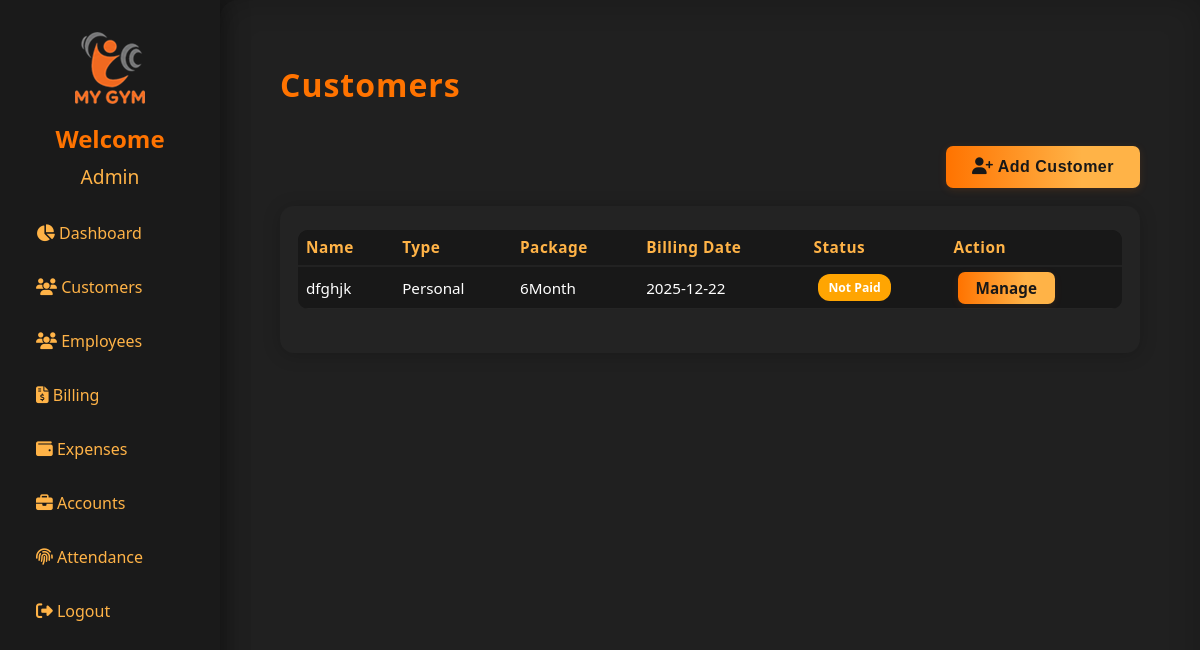
Page /customers (signed in) on the earlier database version.
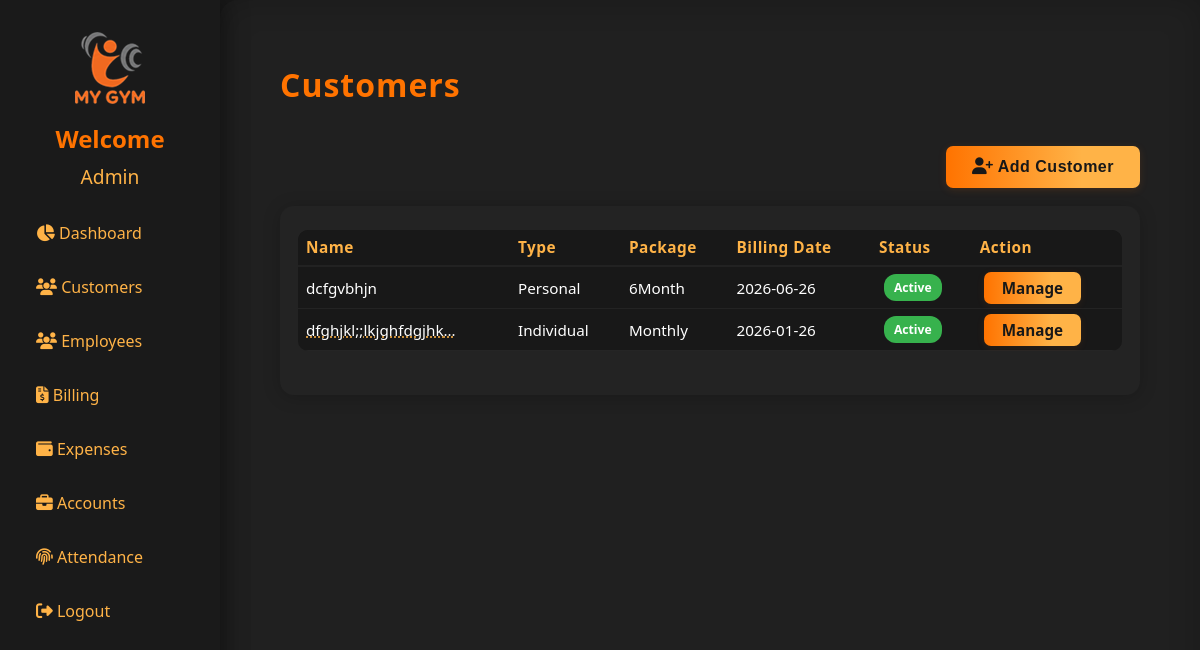
Same page on the later database version.
### models.py (models this page shows, shortened)
class User(UserMixin, db.Model):
    id = db.Column(db.Integer, primary_key=True)
    username = db.Column(db.String(80), unique=True, nullable=False)
    password_hash = db.Column(db.String(128))
    thumb_id = db.Column(db.String(100))
    role_id = db.Column(db.String(100))

class Customer(db.Model):
    id = db.Column(db.Integer, primary_key=True)
    membership_no = db.Column(db.String(20), unique=True)
    admission_date = db.Column(db.Date)
    type = db.Column(db.String(32))
    status = db.Column(db.String(20), default="Not Paid")
    billing_date = db.Column(db.Date)
    name = db.Column(db.String(120), nullable=False)
    email = db.Column(db.String(120))
    father_or_husband = db.Column(db.String(120))
    cnic = db.Column(db.String(20))
    gender = db.Column(db.String(20))
    marital_status = db.Column(db.String(20))
    blood_group = db.Column(db.String(10))
    dob = db.Column(db.Date)
    height = db.Column(db.Float)
    weight = db.Column(db.Float)
    waist = db.Column(db.Float)
    profession = db.Column(db.String(120))
    nationality = db.Column(db.String(50))
    address = db.Column(db.String(200))
    phone = db.Column(db.String(30))
    emergency_contact = db.Column(db.String(30))
    package = db.Column(db.String(50))
    personal_training_time = db.Column(db.String(50))
    trainer = db.Column(db.String(50))
    bmi_test = db.Column(db.String(10))  # 'Yes' or 'No'
    bmi_value = db.Column(db.Float)
    illnesses = db.Column(db.String(200))
    illness_other = db.Column(db.String(100))
    join_reasons = db.Column(db.String(200))
    terms_accepted = db.Column(db.Boolean, default=False)
    thumb_id = db.Column(db.String(100))

### app.py (the view)
@app.route('/customers')
@login_required
def customers():
    customers_list = Customer.query.all()
    from flask import get_flashed_messages
    messages = get_flashed_messages(with_categories=True)
    print("Flashed messages:", messages)   # <-- See in terminal
    return render_template("customers.html", customers=customers_list)

### app.py (called while the page is built)
@login_manager.user_loader
def load_user(user_id):
    return db.session.get(User, int(user_id))

### templates/customers.html (shortened to what this page needs)
{% extends "base.html" %}
{% block content %}
<h1 style="color:#ff7300; letter-spacing:1px; margin-bottom: 28px;">Customers</h1>
<div class="customers-header">
    <button class="leet-btn" style="width:auto; padding:12px 26px; font-size:1em;" onclick="window.location='/add_customer'">
        <i class="fa fa-user-plus"></i> Add Customer
    </button>
</div>
<div class="customers-table-wrap">
    <table class="customers-table">
        <thead>
            <tr>
                <th>Name</th>
                <th>Type</th>
                <th>Package</th>
                <th>Billing Date</th>
                <th>Status</th>
                <th>Action</th>
            </tr>
        </thead>
        <tbody class=customers-table-body>
            {% for c in customers %}
            <tr>
                <td>
                    {% if c.name and c.name|length > 20 %}
                        <span title="{{ c.name }}">{{ c.name[:20] }}&hellip;</span>
                    {% else %}
                        {{ c.name }}
                    {% endif %}
                </td>
                <td>{{ c.type }}</td>
                <td>{{ c.package.split('_')[1] if '_' in c.package else c.package }}</td>
                <td>{{ c.billing_date.strftime('%Y-%m-%d') }}</td>
                <td>
                    {% if c.status and c.status.lower() == 'active' %}
                        <span class="status-badge status-active">{{ c.status }}</span>
                    {% elif c.status and c.status.lower() == 'not paid' %}
                        <span class="status-badge status-unpaid">{{ c.status }}</span>
                    {% else %}
                        <span class="status-badge status-inactive">{{ c.status or 'Inactive' }}</span>
                    {% endif %}
                </td>
                <td>
                    <a href="{{ url_for('manage_customer', cnic=c.cnic) }}" class="manage-btn">Manage</a>
                </td>
            </tr>
             {% else %}
            <tr>
                <td colspan="5" style="text-align:center; padding:20px;">No customer found.</td>
            </tr>
            {% endfor %}
        </tbody>
    </table>
</div>
{% endblock %}

### templates/base.html (shortened to what this page needs)
<!DOCTYPE html>
<html lang="en">
<head>
    <link rel="stylesheet" href="{{ url_for('static', filename='style.css') }}">
    <link rel="stylesheet" href="https://cdnjs.cloudflare.com/ajax/libs/font-awesome/6.4.2/css/all.min.css">
</head>
<body>
    {% if not hide_sidebar %}
    <div class="sidebar">
        <img src="{{ url_for('static', filename='logo.png') }}" class="logo-center"/>
        {% if current_user.is_authenticated %}
            <div style="text-align:center; margin-bottom: 2px;">
                <div style="font-size: 1.5em; color: #ff7300; font-weight: 600;">Welcome</div>
                {% if current_user.username|length > 12 %}
                    <div style="font-size: 1.2em; color: #ffb347; margin-top: 8px; word-break: break-word;"
                        title="{{ current_user.username|capitalize }}">
                        {{ current_user.username[:12]|capitalize }}&hellip;
                    </div>
                {% else %}
                    <div style="font-size: 1.2em; color: #ffb347; margin-top: 8px; word-break: break-word;">
                        {{ current_user.username|capitalize }}
                    </div>
                {% endif %}
            </div>
        {% else %}
            <div style="text-align:center; margin-bottom: 24px;">
                <div style="font-size: 1.5em; color: #ff7300; font-weight: 600;">Welcome to My Gym</div>
            </div>
        {% endif %}
        <ul>
            <li><a href="/"><i class="fa fa-chart-pie"></i> Dashboard</a></li>
            <li><a href="/customers"><i class="fa fa-users"></i> Customers</a></li>
            {% if current_user.role_id == '1' %}
                <li>
                    <a href="{{ url_for('employees') }}">
                        <i class="fa fa-users"></i> Employees
                    </a>
                </li>
                {% endif %}
            {% if current_user.role_id == '1' %}
                <li><a href="/billing"><i class="fa fa-file-invoice-dollar"></i> Billing</a></li>
            {% endif %}
            <li><a href="/expenses"><i class="fa fa-wallet"></i> Expenses</a></li>
            {% if current_user.role_id == '1' %}
            <li><a href="/accounts"><i class="fa fa-briefcase"></i> Accounts</a></li>
            {% endif %}
            <li><a href="/attendance"><i class="fa fa-fingerprint"></i> Attendance</a></li>
            <li><a href="/logout"><i class="fa fa-sign-out-alt"></i> Logout</a></li>
        </ul>
    </div>
    {% endif %}
    <div class="main-content{% if hide_sidebar %} no-sidebar{% endif %}">
        {% block content %}{% endblock %}
    </div>
</body>
</html>

### static/style.css (style rules this page uses)
body { margin: 0; font-family: 'Segoe UI', Arial, sans-serif; background: #181818; color: #fff; }
.leet-btn { background: linear-gradient(90deg, #ff7300, #ffb347 70%); color: #181818; border: none; font-size: 1.01em; font-weight: 600; padding: 14px 0; width: 100%; margin-top: 14px; border-radius: 7px; cursor: pointer; box-shadow: 0 2px 8px rgba(255,115,0,0.13); letter-spacing: 0.5px; transition: background 0.15s, color 0.15s; }
.sidebar { position: fixed; left: 0; top: 0; width: 220px; height: 100%; background: #1a1a1a; padding: 32px 0 0 0; box-shadow: 2px 0 24px #0006; display: flex; flex-direction: column; align-items: center; z-index: 100; }
.logo-center { display: block; margin: 0 auto 18px auto; max-width: 90px; }
.sidebar ul { list-style: none; padding: 0; width: 100%; }
.sidebar ul li { margin: 0; width: 100%; }
.sidebar ul li a { display: block; color: #ffb347; padding: 14px 36px; font-size: 1em; text-decoration: none; border-radius: 0 20px 20px 0; transition: background 0.18s, color 0.18s; margin-bottom: 4px; }
.main-content { margin-left: 220px; padding: 42px 5vw 32px 5vw; min-height: 100vh; background: #202020; box-shadow: 0 0 32px #0003 inset; border-radius: 18px 0 0 0; }
body, .main-content, .login-container { animation: fadein 0.7s; }
.customers-header { display: flex; justify-content: flex-end; align-items: center; margin-bottom: 18px; }
.customers-table-wrap { background: #232323; padding: 24px 18px; border-radius: 14px; box-shadow: 0 2px 18px #0003; overflow-x: auto; }
.customers-table { width: 100%; border-collapse: collapse; color: #fff; background: transparent; font-size: 0.97em; }
.customers-table-body { width: 100%; border-collapse: collapse; color: #fff; background: transparent; font-size: 0.99em; }
.customers-table td span[title] { cursor: pointer; text-decoration: underline dotted #ffb347; }
.customers-table th, .customers-table td { padding-top: 12px; padding-bottom: 12px; }
.customers-table { width: 100%; border-collapse: collapse; background: #181818; margin-bottom: 20px; border-radius: 10px; overflow: hidden; }
.customers-table th, .customers-table td { padding: 14px 10px; text-align: center; border-bottom: 1px solid #232323; font-size: 1em; }
.customers-table th { background: #232323; color: #ffb347; font-weight: 600; letter-spacing: 0.5px; border-bottom: 2px solid #ff7300; }
.customers-table tbody tr:last-child td { border-bottom: none; }
.customers-table th, .customers-table td { padding: 14px 18px; text-align: left; }
.customers-table th { background: #181818; color: #ffb347; font-weight: 600; letter-spacing: 0.5px; border-bottom: 2px solid #222; }
.customers-table tr { border-bottom: 1.5px solid #252525; transition: background 0.15s; }
.manage-btn { background: linear-gradient(90deg, #ff7300, #ffb347 70%); color: #181818; border: none; font-size: 1em; font-weight: 600; padding: 6px 18px; border-radius: 7px; cursor: pointer; text-decoration: none; box-shadow: 0 2px 8px rgba(255,115,0,0.09); transition: background 0.15s, color 0.15s; margin-left: 4px; }
.leet-btn { background: linear-gradient(90deg, #ff7300, #ffb347 70%); color: #181818; border: none; font-size: 1.1em; font-weight: 600; padding: 13px 0; width: 100%; border-radius: 7px; cursor: pointer; margin-top: 12px; box-shadow: 0 2px 8px rgba(255,115,0,0.13); letter-spacing: 0.5px; transition: background 0.15s, color 0.15s; }
.status-badge { display: inline-block; padding: 4px 16px; border-radius: 16px; font-weight: 600; font-size: 0.98em; color: #fff; }
.status-active { background: #37b24d; }
.status-badge { border-radius: 12px; padding: 5px 10px; font-size: 0.80em; margin-left: 5px; }
.status-active { background: #37b24d; color: #fff; }
.fa { font-size: 1.05em; }
.customers-table th, .customers-table td { padding: 7px 8px; font-size: 0.99em; vertical-align: middle; }

Differences in the rows shown:
added Customer: name "dcfgvbhjn", type "Personal", package "6Month", billing_date "2026-06-26", status "Active"
changed Customer: type "Personal" → "Individual"; package "6Month" → "Monthly"; billing_date "2025-12-22" → "2026-01-26"; name "dfghjk" → "dfghjkl;;lkjghfdgjhk"; status "Not Paid" → "Active"
